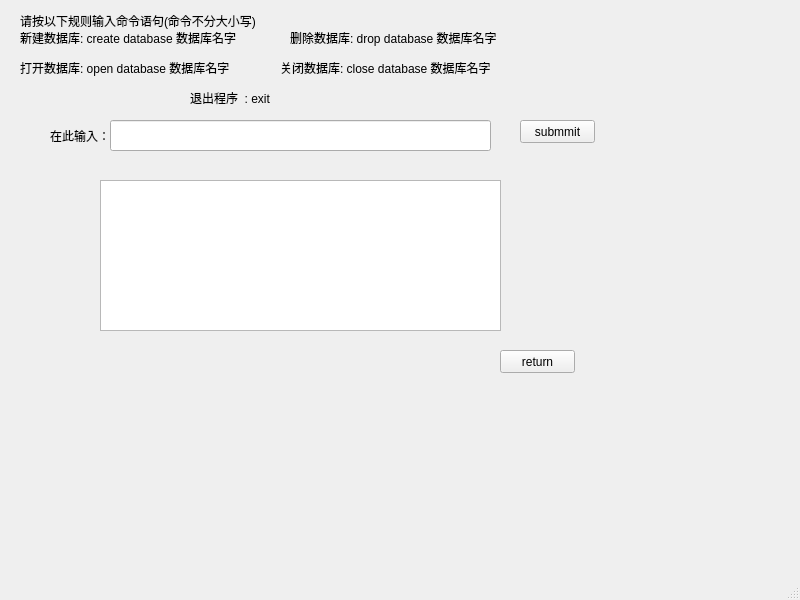
<?xml version="1.0" encoding="UTF-8"?>
<ui version="4.0">
 <class>MainWindow</class>
 <widget class="QMainWindow" name="MainWindow">
  <property name="geometry">
   <rect>
    <x>0</x>
    <y>0</y>
    <width>800</width>
    <height>600</height>
   </rect>
  </property>
  <property name="windowTitle">
   <string>MainWindow</string>
  </property>
  <widget class="QWidget" name="centralwidget">
   <widget class="QTextEdit" name="textEdit">
    <property name="geometry">
     <rect>
      <x>100</x>
      <y>180</y>
      <width>401</width>
      <height>151</height>
     </rect>
    </property>
   </widget>
   <widget class="QLineEdit" name="lineEdit">
    <property name="geometry">
     <rect>
      <x>110</x>
      <y>120</y>
      <width>381</width>
      <height>31</height>
     </rect>
    </property>
   </widget>
   <widget class="QLabel" name="label">
    <property name="geometry">
     <rect>
      <x>50</x>
      <y>120</y>
      <width>81</width>
      <height>31</height>
     </rect>
    </property>
    <property name="text">
     <string>在此输入：</string>
    </property>
   </widget>
   <widget class="QLabel" name="label_2">
    <property name="geometry">
     <rect>
      <x>20</x>
      <y>10</y>
      <width>261</width>
      <height>21</height>
     </rect>
    </property>
    <property name="text">
     <string>请按以下规则输入命令语句(命令不分大小写)</string>
    </property>
   </widget>
   <widget class="QLabel" name="label_3">
    <property name="geometry">
     <rect>
      <x>20</x>
      <y>30</y>
      <width>261</width>
      <height>16</height>
     </rect>
    </property>
    <property name="text">
     <string>新建数据库: create database 数据库名字</string>
    </property>
   </widget>
   <widget class="QLabel" name="label_4">
    <property name="geometry">
     <rect>
      <x>290</x>
      <y>30</y>
      <width>231</width>
      <height>16</height>
     </rect>
    </property>
    <property name="text">
     <string>删除数据库: drop database 数据库名字</string>
    </property>
   </widget>
   <widget class="QLabel" name="label_5">
    <property name="geometry">
     <rect>
      <x>20</x>
      <y>60</y>
      <width>221</width>
      <height>16</height>
     </rect>
    </property>
    <property name="text">
     <string>打开数据库: open database 数据库名字</string>
    </property>
   </widget>
   <widget class="QLabel" name="label_6">
    <property name="geometry">
     <rect>
      <x>280</x>
      <y>60</y>
      <width>221</width>
      <height>16</height>
     </rect>
    </property>
    <property name="text">
     <string>关闭数据库: close database 数据库名字</string>
    </property>
   </widget>
   <widget class="QLabel" name="label_7">
    <property name="geometry">
     <rect>
      <x>190</x>
      <y>90</y>
      <width>131</width>
      <height>16</height>
     </rect>
    </property>
    <property name="text">
     <string>退出程序  : exit</string>
    </property>
   </widget>
   <widget class="QPushButton" name="pushButton_2">
    <property name="geometry">
     <rect>
      <x>520</x>
      <y>120</y>
      <width>75</width>
      <height>23</height>
     </rect>
    </property>
    <property name="text">
     <string>submmit</string>
    </property>
   </widget>
   <widget class="QPushButton" name="pushButton">
    <property name="geometry">
     <rect>
      <x>500</x>
      <y>350</y>
      <width>75</width>
      <height>23</height>
     </rect>
    </property>
    <property name="text">
     <string>return</string>
    </property>
   </widget>
  </widget>
  <widget class="QMenuBar" name="menubar">
   <property name="geometry">
    <rect>
     <x>0</x>
     <y>0</y>
     <width>800</width>
     <height>22</height>
    </rect>
   </property>
  </widget>
  <widget class="QStatusBar" name="statusbar"/>
 </widget>
 <resources/>
 <connections/>
</ui>
